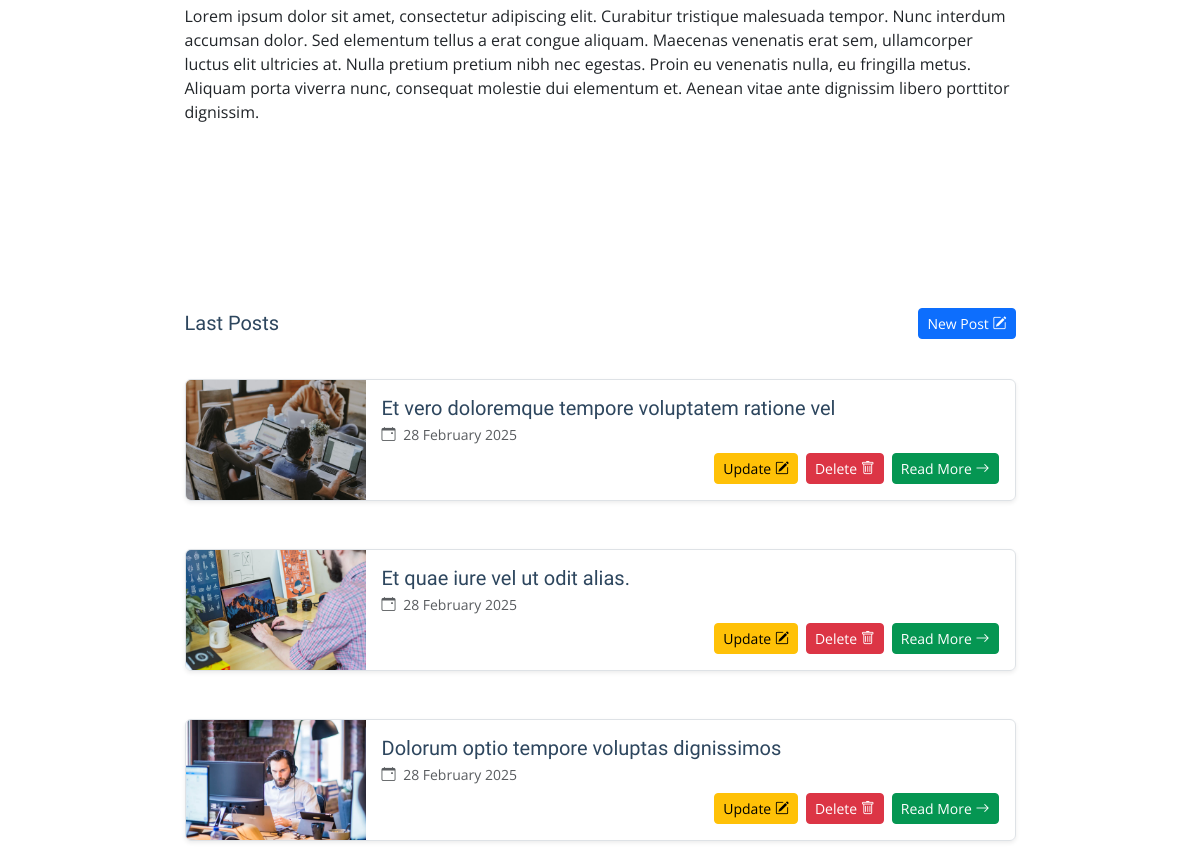
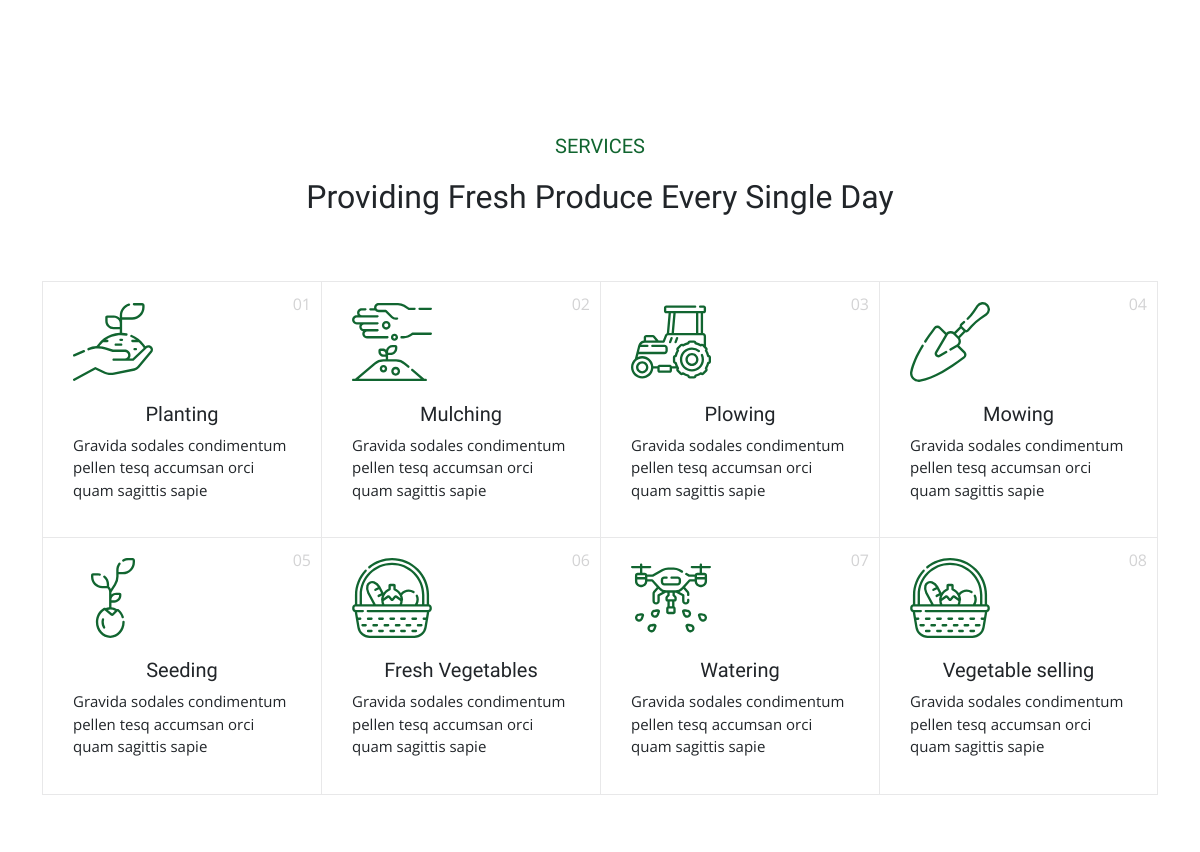
/accounts/profile/admin/ (signed in, middle part), run on an earlier commit of the app's database (2 pictures, top to bottom).
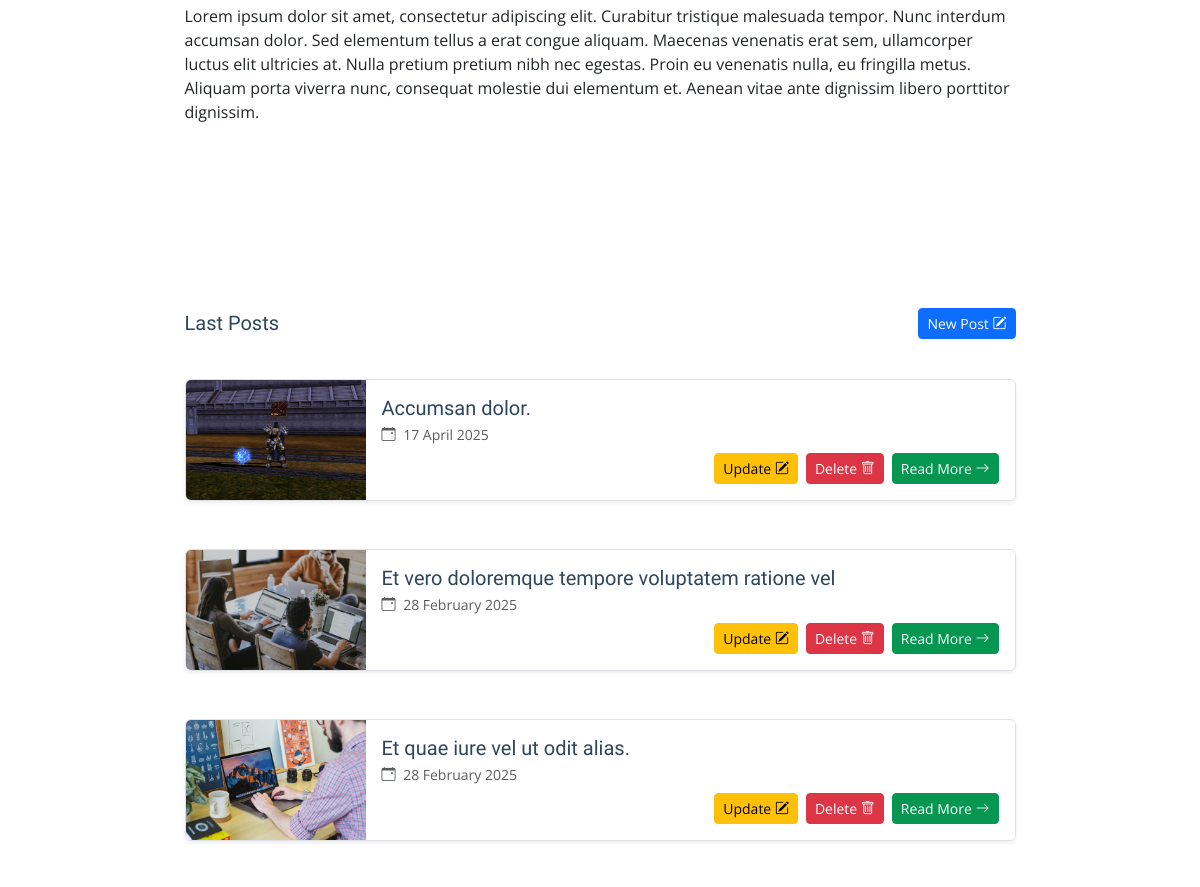
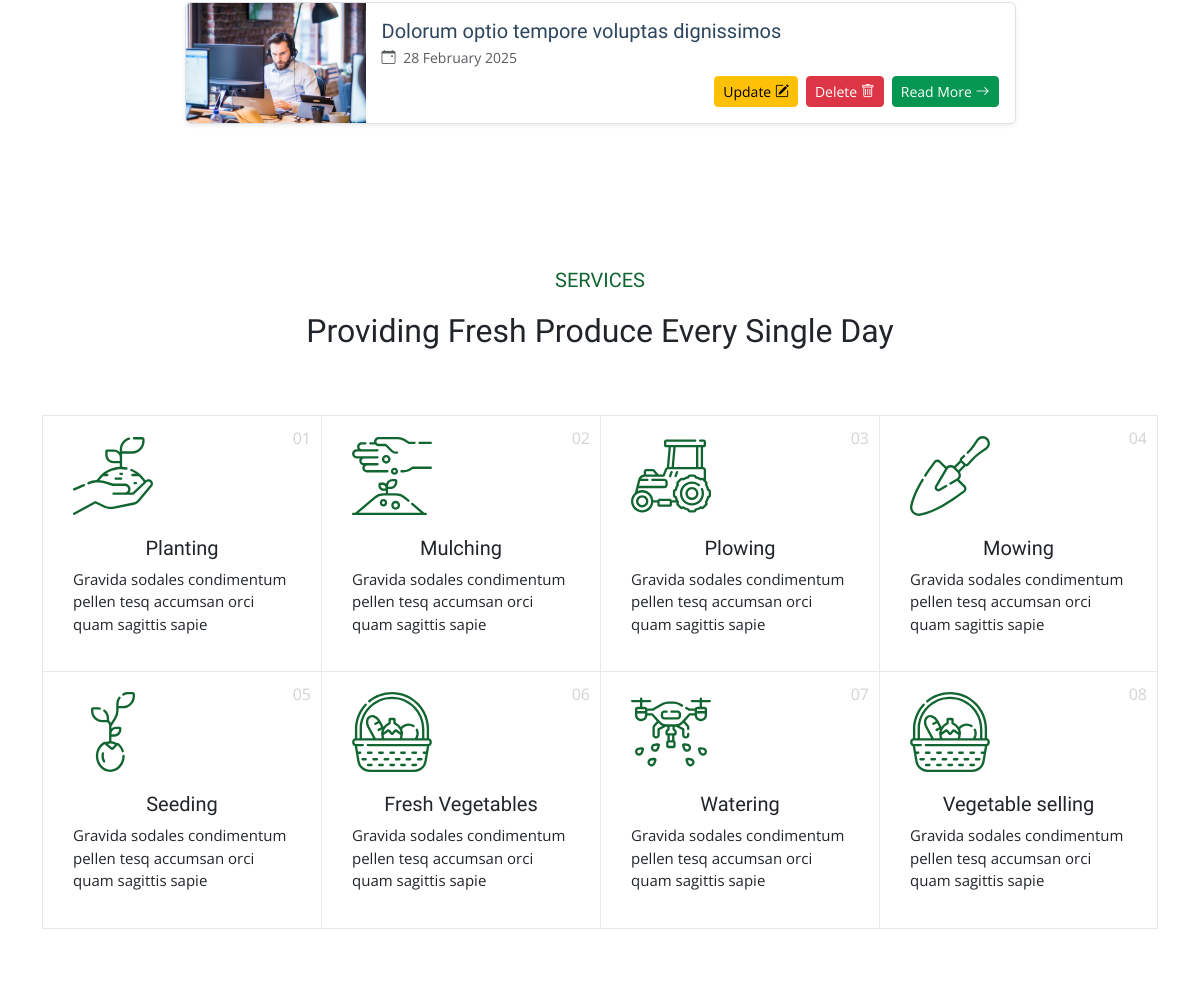
And on a later commit of the database (2 pictures, top to bottom).
### registration/models.py (models this page shows, shortened)
class Profile(models.Model):
    user = models.OneToOneField(User, on_delete=models.CASCADE)
    profile_photo = models.ImageField(upload_to='profiles', null=True, blank=True)
    bio = models.TextField(null=True, blank=True)
    occupation = models.CharField(max_length=200, null=True, blank=True)
    facebook = models.URLField(max_length=200, null=True, blank=True)
    instagram = models.URLField(max_length=200, null=True, blank=True)
    linkedin = models.URLField(max_length=200, null=True, blank=True)
    twitter = models.URLField(max_length=200, null=True, blank=True)

### blog/models.py (models this page shows, shortened)
class Post(models.Model):
    title = models.CharField(max_length=200, verbose_name='Title')
    subtitle = models.CharField(max_length=200, verbose_name='Subtitle')
    relevant_text = models.CharField(max_length=50, verbose_name='Relevant Text', null=True, blank=True)
    introduction = models.TextField(verbose_name='Introduction')
    body_text = models.TextField(verbose_name='Body Text')
    conclusion = models.TextField(verbose_name='Conclusion')
    image = models.ImageField(verbose_name='Image', upload_to='posts', null=False, blank=False)
    author = models.ForeignKey(User, verbose_name='Author', on_delete=models.CASCADE)
    created_at = models.DateTimeField(auto_now_add=True, verbose_name='Creation Date')
    updated_at = models.DateTimeField(auto_now=True, verbose_name = 'Edition Date')
    class Meta:
        verbose_name = "Post"
        verbose_name_plural = "Posts"
        ordering = ['-created_at']

### registration/views.py (the view)
# urls.py: path('profile/<str:username>/', ProfileDetailView.as_view(), name='profile_detail'),
class ProfileDetailView(LoginRequiredMixin, DetailView):
    model = Profile
    template_name ='registration/profile_detail.html'
    context_object_name = 'profile'
    def get_object(self):
        profile, created = Profile.objects.get_or_create(user=self.request.user)
        return profile
    def get_context_data(self, **kwargs):
        context = super().get_context_data(**kwargs)
        context['is_owner'] = self.request.user == self.object.user
        return context

### blog/context_processors.py (called while the page is built)
def user_posts(request):
    if request.user.is_authenticated:
        posts = Post.objects.filter(author=request.user).order_by("-created_at", "-id")  # Posts del usuario logueado
    else:
        posts = None  # No hay usuario autenticado
    return {"user_posts": posts}

### core/templates/registration/profile_detail.html (shortened to what this page needs)
{% extends 'partials/base.html' %}
{% load static %}
{% block content %}
    <section id="profile" class="profile section">
        <div class="container">
            <div class="row mt-3">
                <div class="col-md-9 mx-auto mb-5">
                    <div class="row mt-5">
                        <div class="col-12">
                            <p>{{profile.bio}}</p>
                        </div>
                    </div>
                </div>
            </div>
        </div>
    </section>
    <section id="blog-posts-3" class="blog-posts-3 section">
        <div class="container">
            <div class="row justify-content-center">
                <div class="col-md-9">
                    <div class="row gy-4">
                        <div class="d-flex justify-content-between align-items-center mb-3">
                            <h5 class="mb-0">Last Posts</h5>
                            {% if is_owner %}
                                <a href="{% url 'blog:post_create' %}" class="btn btn-sm" style="background-color: #0d6efd; border-color: #0d6efd; color: white;">
                                    New Post
                                    <i class="bi bi-pencil-square"></i>
                                </a>
                            {% endif %}
                        </div>
                        {% for post in user_posts %}
                            <div class="col-12 mb-4">
                                <article class="d-flex border rounded shadow-sm overflow-hidden">
                                    <div class="flex-shrink-0">
                                        <img src="{{ post.image.url }}" alt="" class="img-fluid" style="width: 180px; height: 120px; object-fit: cover;">
                                    </div>
                                    <div class="p-3 d-flex flex-column justify-content-between w-100">
                                        <div>
                                            <h5 class="mb-1">{{ post.title }}</h5>
                                            <div class="text-muted small mb-2">
                                                <i class="bi bi-calendar-event me-1"></i>
                                                {{ post.created_at|date:"d F Y" }} &nbsp;
                                            </div>
                                        </div>
                                        <div class="d-flex justify-content-end gap-2">
                                            <a href="{% url 'blog:post_update' post.pk %}" class="btn btn-sm" style="background-color: #ffc107; border-color: #ffc107; color: black;">
                                                Update <i class="bi bi-pencil-square"></i>
                                            </a>
                                            <form method="POST" action="{% url 'blog:post_delete' post.pk %}">
                                                <button type="submit" class="btn btn-sm" style="background-color: #dc3545; border-color: #dc3545; color: white;">
                                                    Delete <i class="bi bi-trash"></i>
                                                </button>
                                            </form>
                                            <a href="{% url 'blog:post_detail' post.id %}" class="btn btn-sm" style="background: #059652; border-color: #059652; color: white;">
                                                Read More <i class="bi bi-arrow-right"></i>
                                            </a>
                                        </div>
                                    </div>
                                </article>
                            </div>
                        {% endfor %}
                    </div>
                </div>
            </div>
        </div>
    </section>
    {% include 'sections/services-info.html' %}
{% endblock %}

### core/templates/partials/base.html (shortened to what this page needs)
{% load static %}
<!DOCTYPE html>
<html lang="en">
<head>
  <link href="{% static 'core/vendor/bootstrap/css/bootstrap.min.css' %}" rel="stylesheet">
  <link href="{% static 'core/vendor/bootstrap-icons/bootstrap-icons.css' %}" rel="stylesheet">
  <link href="{% static 'core/vendor/aos/aos.css' %}" rel="stylesheet">
  <link href="{% static 'core/vendor/swiper/swiper-bundle.min.css' %}" rel="stylesheet">
  <link href="{% static 'core/vendor/glightbox/css/glightbox.min.css' %}" rel="stylesheet">
  <link href="{% static 'core/css/main.css' %}" rel="stylesheet">
</head>
<body class="index-page">
  <main class="main">
    {% block content %}{% endblock content %}
  </main>
</body>
</html>

### core/templates/sections/page-title.html (shortened to what this page needs)
{% load static %}

### core/templates/sections/services-info.html (shortened to what this page needs)
<section id="services" class="services section">
    <div class="container section-title" data-aos="fade-up">
    <h2>SERVICES</h2>
    <p>Providing Fresh Produce Every Single Day</p>
    </div>
    <div class="content">
    <div class="container">
        <div class="row g-0">
        <div class="col-lg-3 col-md-6">
            <div class="service-item">
            <span class="number">01</span>
            <div class="service-item-icon">
            </div>
            <div class="service-item-content">
                <h3 class="service-heading">Planting</h3>
                <p>
                Gravida sodales condimentum pellen tesq accumsan orci quam
                sagittis sapie
                </p>
            </div>
            </div>
        </div>
        <div class="col-lg-3 col-md-6">
            <div class="service-item">
            <span class="number">02</span>
            <div class="service-item-icon">
            </div>
            <div class="service-item-content">
                <h3 class="service-heading">Mulching</h3>
                <p>
                Gravida sodales condimentum pellen tesq accumsan orci quam
                sagittis sapie
                </p>
            </div>
            </div>
        </div>
        <div class="col-lg-3 col-md-6">
            <div class="service-item">
            <span class="number">03</span>
            <div class="service-item-icon">
            </div>
            <div class="service-item-content">
                <h3 class="service-heading">Plowing</h3>
                <p>
                Gravida sodales condimentum pellen tesq accumsan orci quam
                sagittis sapie
                </p>
            </div>
            </div>
        </div>
        <div class="col-lg-3 col-md-6">
            <div class="service-item">
            <span class="number">04</span>
            <div class="service-item-icon">
            </div>
            <div class="service-item-content">
                <h3 class="service-heading">Mowing</h3>
                <p>
                Gravida sodales condimentum pellen tesq accumsan orci quam
                sagittis sapie
                </p>
            </div>
            </div>
        </div>
        <div class="col-lg-3 col-md-6">
            <div class="service-item">
            <span class="number">05</span>
            <div class="service-item-icon">
            </div>
            <div class="service-item-content">
                <h3 class="service-heading">Seeding</h3>
                <p>
                Gravida sodales condimentum pellen tesq accumsan orci quam
                sagittis sapie
                </p>
            </div>
            </div>
        </div>
        <div class="col-lg-3 col-md-6">
            <div class="service-item">
            <span class="number">06</span>
            <div class="service-item-icon">
            </div>
            <div class="service-item-content">
                <h3 class="service-heading">Fresh Vegetables</h3>
                <p>
                Gravida sodales condimentum pellen tesq accumsan orci quam
                sagittis sapie
                </p>
            </div>
            </div>
        </div>
        <div class="col-lg-3 col-md-6">
            <div class="service-item">
            <span class="number">07</span>
            <div class="service-item-icon">
            </div>
            <div class="service-item-content">
                <h3 class="service-heading">Watering</h3>
                <p>
                Gravida sodales condimentum pellen tesq accumsan orci quam
                sagittis sapie
                </p>
            </div>
            </div>
        </div>
        <div class="col-lg-3 col-md-6">
            <div class="service-item">
            <span class="number">08</span>
            <div class="service-item-icon">
            </div>
            <div class="service-item-content">
                <h3 class="service-heading">Vegetable selling</h3>
                <p>
                Gravida sodales condimentum pellen tesq accumsan orci quam
                sagittis sapie
                </p>
            </div>
            </div>
        </div>
        </div>
    </div>
    </div>
</section>

### core/static/core/css/main.css (style rules this page uses)
:root { --default-font: "Open Sans", system-ui, -apple-system, "Segoe UI", Roboto, "Helvetica Neue", Arial, "Noto Sans", "Liberation Sans", sans-serif, "Apple Color Emoji", "Segoe UI Emoji", "Segoe UI Symbol", "Noto Color Emoji"; --heading-font: "Marcellus", sans-serif; --nav-font: "Marcellus", sans-serif; }
:root { --background-color: #ffffff; --default-color: #212529; --heading-color: #2d465e; --accent-color: #116530; --surface-color: #ffffff; --contrast-color: #ffffff; }
:root { --nav-color: #212529; --nav-hover-color: #116530; --nav-mobile-background-color: #ffffff; --nav-dropdown-background-color: #ffffff; --nav-dropdown-color: #212529; --nav-dropdown-hover-color: #116530; }
:root { scroll-behavior: smooth; }
body { color: var(--default-color); background-color: var(--background-color); font-family: var(--default-font); }
a { color: var(--accent-color); text-decoration: none; transition: 0.3s; }
h1, h2, h3, h4, h5, h6 { color: var(--heading-color); font-family: var(--heading-font); }
section, .section { color: var(--default-color); background-color: var(--background-color); padding: 60px 0; scroll-margin-top: 100px; overflow: clip; }
.section-title { text-align: center; padding-bottom: 60px; position: relative; }
.section-title h2 { font-size: 28px; font-weight: 500; margin-bottom: 15px; }
.section-title p { margin-bottom: 0; font-family: var(--heading-font); font-size: 32px; }
.services .section-title h2 { color: var(--accent-color); font-size: 20px; }
.services .content .service-item { background-color: var(--surface-color); padding: 20px 30px; border-top: 1px solid color-mix(in srgb, var(--default-color), transparent 90%); border-left: 1px solid color-mix(in srgb, var(--default-color), transparent 90%); position: relative; }
.services .content .service-item .number { position: absolute; right: 10px; top: 10px; font-weight: 400; color: color-mix(in srgb, var(--default-color), transparent 80%); }
.services .content .service-item .service-item-icon { position: relative; margin-bottom: 20px; color: var(--accent-color); }
.services .content .service-item .service-item-icon:before { position: absolute; content: ""; transform: rotate(45deg); z-index: -1; left: -20px; border-top: 40px solid transparent; border-bottom: 40px solid transparent; border-right: 40px solid var(--accent-color); display: none; }
.services .content .service-item .service-item-content .service-heading { font-size: 20px; color: var(--default-color); font-weight: 400; }
.services .content .service-item .service-item-content p { font-size: 15px; }
@media (min-width: 769px) { .services .content [class^=col-]:nth-child(4n+4) .service-item { border-right: 1px solid color-mix(in srgb, var(--default-color), transparent 90%); } }
@media (min-width: 769px) { .services .content [class^=col-]:nth-last-child(-n+4) .service-item { border-bottom: 1px solid color-mix(in srgb, var(--default-color), transparent 90%); } }
h3 { text-align: center }

What changed in the data, as far as the page shows it:
added Post: image (picture), title "Accumsan dolor.", created_at "17 April 2025"
